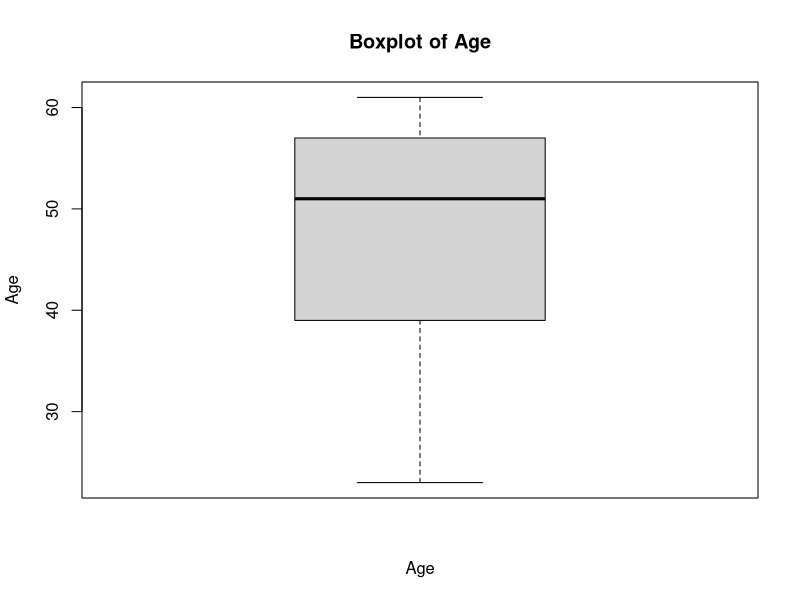
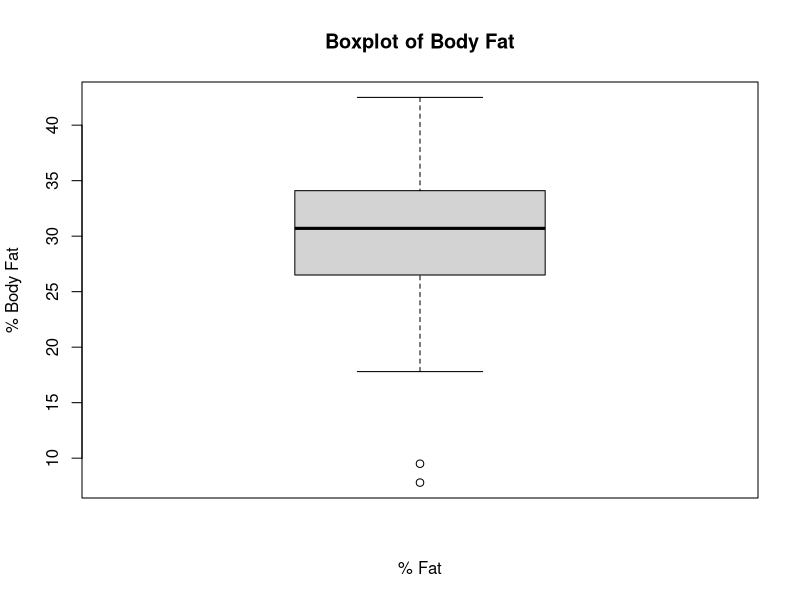
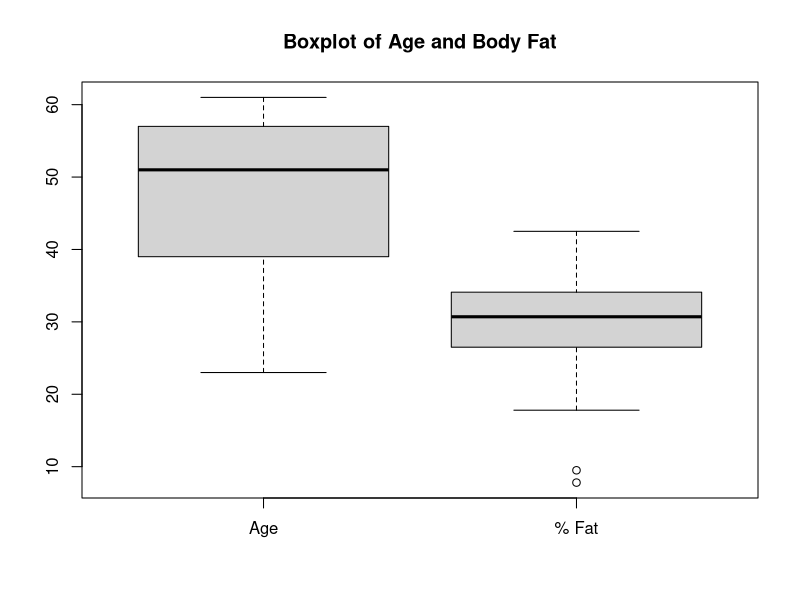
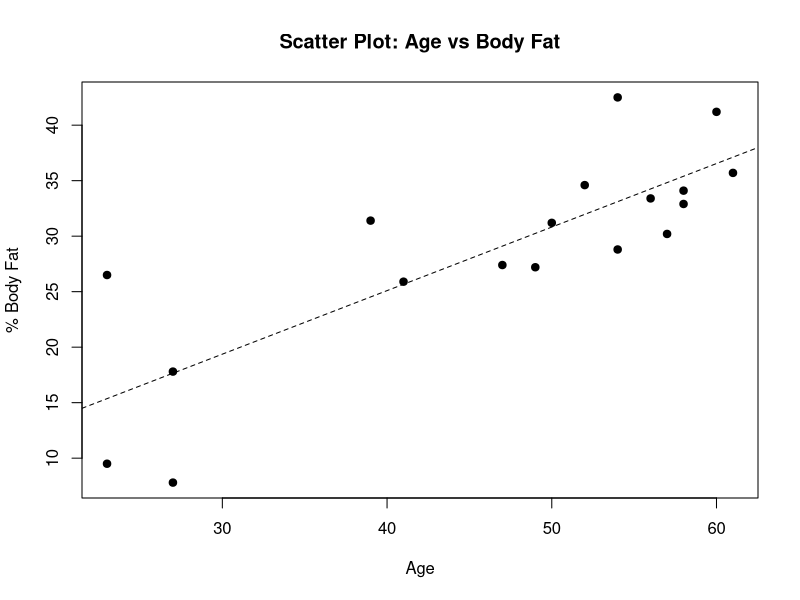
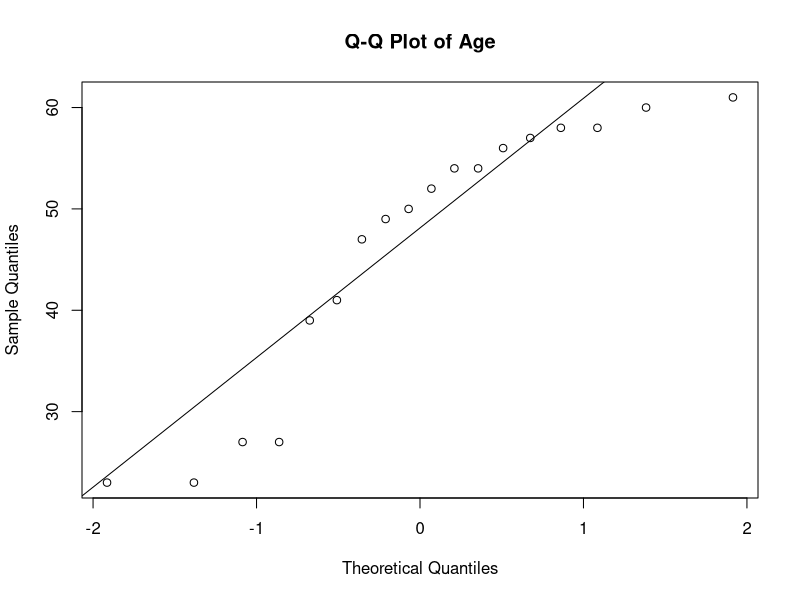
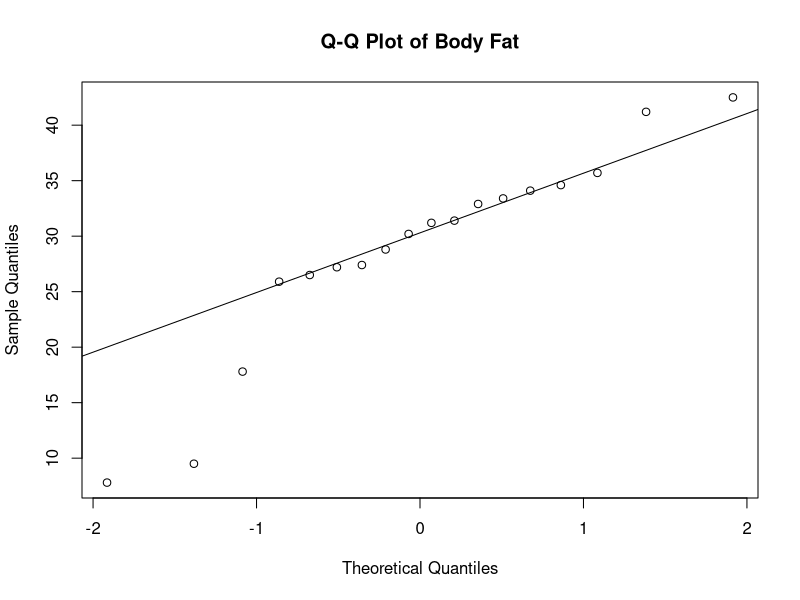

Write R code to recreate these figures, in order.
# ============================================================
# Q5. AGE AND BODY FAT ANALYSIS
# ============================================================

# Enter the data given in the question

age <- c(
  23, 23, 27, 27, 39, 41, 47, 49, 50,
  52, 54, 54, 56, 57, 58, 58, 60, 61
)

fat <- c(
  9.5, 26.5, 7.8, 17.8, 31.4, 25.9, 27.4, 27.2, 31.2,
  34.6, 42.5, 28.8, 33.4, 30.2, 34.1, 32.9, 41.2, 35.7
)


# ------------------------------------------------------------
# 1. Display the data
# ------------------------------------------------------------

data <- data.frame(
  Age = age,
  Body_Fat = fat
)

print(data)


# ------------------------------------------------------------
# 2. Mean
# ------------------------------------------------------------

mean_age <- mean(age)
mean_fat <- mean(fat)

cat("Mean Age =", mean_age, "\n")
cat("Mean Body Fat =", mean_fat, "\n")


# ------------------------------------------------------------
# 3. Median
# ------------------------------------------------------------

median_age <- median(age)
median_fat <- median(fat)

cat("Median Age =", median_age, "\n")
cat("Median Body Fat =", median_fat, "\n")


# ------------------------------------------------------------
# 4. Standard Deviation
# ------------------------------------------------------------

sd_age <- sd(age)
sd_fat <- sd(fat)

cat("Standard Deviation of Age =", sd_age, "\n")
cat("Standard Deviation of Body Fat =", sd_fat, "\n")


# ------------------------------------------------------------
# 5. Summary Statistics
# ------------------------------------------------------------

cat("\nSummary of Age:\n")
print(summary(age))

cat("\nSummary of Body Fat:\n")
print(summary(fat))


# ------------------------------------------------------------
# 6. Boxplot of Age
# ------------------------------------------------------------

boxplot(
  age,
  main = "Boxplot of Age",
  ylab = "Age",
  xlab = "Age"
)


# ------------------------------------------------------------
# 7. Boxplot of Body Fat
# ------------------------------------------------------------

boxplot(
  fat,
  main = "Boxplot of Body Fat",
  ylab = "% Body Fat",
  xlab = "% Fat"
)


# ------------------------------------------------------------
# 8. Combined Boxplot
# ------------------------------------------------------------

boxplot(
  age,
  fat,
  names = c("Age", "% Fat"),
  main = "Boxplot of Age and Body Fat"
)


# ------------------------------------------------------------
# 9. Scatter Plot
# ------------------------------------------------------------

plot(
  age,
  fat,
  main = "Scatter Plot: Age vs Body Fat",
  xlab = "Age",
  ylab = "% Body Fat",
  pch = 19
)


# ------------------------------------------------------------
# 10. Add Regression Line
# ------------------------------------------------------------

model <- lm(fat ~ age)

abline(
  model,
  lty = 2
)


# ------------------------------------------------------------
# 11. Correlation
# ------------------------------------------------------------

correlation <- cor(age, fat)

cat(
  "\nCorrelation between Age and Body Fat =",
  correlation,
  "\n"
)


# ------------------------------------------------------------
# 12. Q-Q Plot for Age
# ------------------------------------------------------------

qqnorm(
  age,
  main = "Q-Q Plot of Age"
)

qqline(age)


# ------------------------------------------------------------
# 13. Q-Q Plot for Body Fat
# ------------------------------------------------------------

qqnorm(
  fat,
  main = "Q-Q Plot of Body Fat"
)

qqline(fat)


# ------------------------------------------------------------
# 14. Detect Age Outliers
# ------------------------------------------------------------

age_outliers <- boxplot.stats(age)$out

cat("\nAge Outliers:\n")
print(age_outliers)


# ------------------------------------------------------------
# 15. Detect Body Fat Outliers
# ------------------------------------------------------------

fat_outliers <- boxplot.stats(fat)$out

cat("\nBody Fat Outliers:\n")
print(fat_outliers)


# ------------------------------------------------------------
# 16. Final Results
# ------------------------------------------------------------

cat("\n========================================\n")
cat("          FINAL RESULTS - Q5\n")
cat("========================================\n")

cat("Mean Age =", mean_age, "\n")
cat("Median Age =", median_age, "\n")
cat("SD of Age =", sd_age, "\n")

cat("\nMean Body Fat =", mean_fat, "\n")
cat("Median Body Fat =", median_fat, "\n")
cat("SD of Body Fat =", sd_fat, "\n")

cat("\nCorrelation =", correlation, "\n")

cat("========================================\n")
